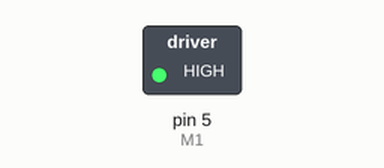
The sketch below on a simulated Arduino Uno, built with avr-gcc and run on an emulated ATmega328P. Shown: switched loads named in the sketch (green lamp = pin HIGH). Pins used as bus, display or sensor lines are not drawn.

Above: at 0.1 s.
Timing chart, 0 to 1.6 s (numbered marks = the images above):
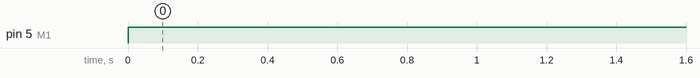

The sketch:

ex01.ino
```cpp
  int M1 = 5; //#1 Motor Input A
  int M2 = 6; //#2 Motor Input A

  void setup() {
  pinMode(M1, OUTPUT);    // 5번핀 출력모드
  pinMode(M2, OUTPUT);    // 6번핀 출력모드
  }

  void loop() {
  digitalWrite(M1, LOW);
  digitalWrite(M2, HIGH);
  digitalWrite(M1, HIGH);
  digitalWrite(M2, LOW);
  delay(3000);           // 3초간 대기 후 반복
}
```

Measured:
- by itself, pin 5 (M1): LOW → HIGH at 0.00 s
